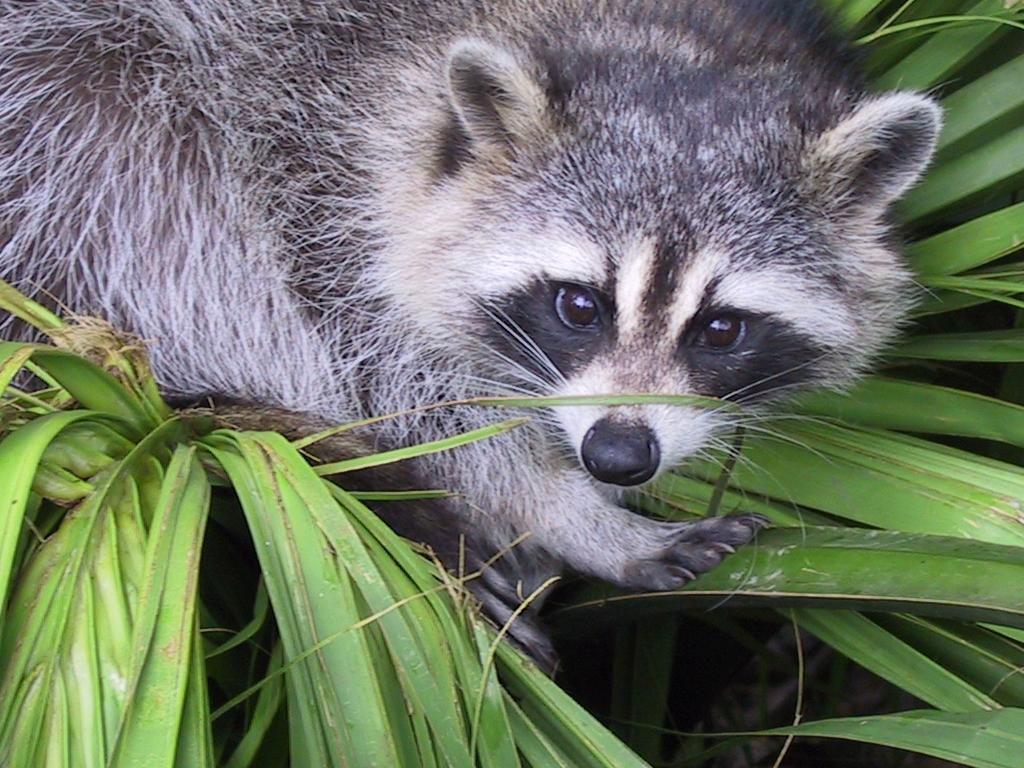
#> input picture D1/ex03/animal.jpeg, 1024 x 768 px
$ python test.py
#> lines starting #> are read from the running program, lines starting #| are printed output that depends on the picture
### D1/ex03/load_image.py
import numpy as np
from PIL import Image
import os

def ft_load(path: str) -> np.ndarray:
    """
    Load an image from the given path, print its format and pixel data.

    Args:
        path (str): Path to the image file.

    Returns:
        np.ndarray: The image represented as a NumPy array.
    """
#> called with path = 'animal.jpeg'
    try:
        # Load the image
        image = Image.open(path)
#> image is the input picture: PIL image 1024x768 RGB; mean R, G, B 110.7, 117.7, 102.1

        # Convert to NumPy array
        array = np.array(image)

        # Print the image dimensions
        print(f"The shape of image is: {array.shape}")
#| The shape of image is: (768, 1024, 3)

        # Print the pixel content
        print(array)
#> (printed output is left out)

        return array

    except FileNotFoundError:
        print("Error: File not found.")
        return None
    except IOError:
        print("Error: Cannot open the image file.")
        return None

### D1/ex03/test.py
import numpy as np
import matplotlib.pyplot as plt
from load_image import ft_load

def zoom_image(image_array, zoom_size=200):
    """
    Calculates the coordinates for zooming on the center of an image and
    returns the zoomed portion of the image.

    Parameters:
        image_array (np.ndarray): Input image as NumPy array
        zoom_size (int): Number of pixels to extend from center in each direction

    Returns:
        np.ndarray: The zoomed portion of the image
    """
#> called with zoom_size = 200
    # Get image dimensions
    height, width = image_array.shape[0], image_array.shape[1]
#> height = 768; width = 1024

    # Find the center of the image
    center_y, center_x = height // 2, width // 2
#> center_y = 384; center_x = 512

    # Calculate slice coordinates ensuring they stay within image boundaries
    y_start = max(0, center_y - zoom_size)
#> y_start = 184
    y_end = min(height, center_y + zoom_size)
#> y_end = 584
    x_start = max(0, center_x - zoom_size)
#> x_start = 312
    x_end = min(width, center_x + zoom_size)
#> x_end = 712

    # Extract and return the zoomed portion
    return image_array[y_start:y_end, x_start:x_end]
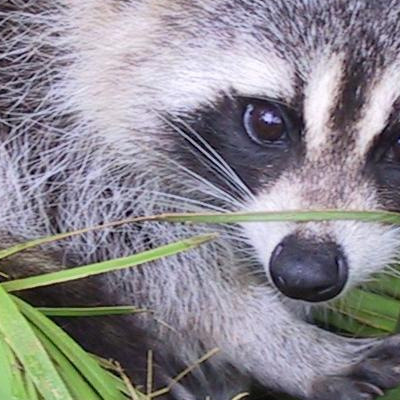
#> returned value: shape (400, 400, 3); mean of channels 0, 1, 2 138.1, 135.5, 141.3; drawn as R, G, B

def extract_first_channel(image):
    """
    Extracts the first channel from an RGB image.
    Parameters: image (np.ndarray): Input RGB image
    Returns: np.ndarray: Single-channel image (first channel only)
    """
    # Check if the image is RGB (3 channels)
    if len(image.shape) == 3 and image.shape[2] == 3:
        # Convert to grayscale by taking only the first channel
        return image[:, :, 0:1]
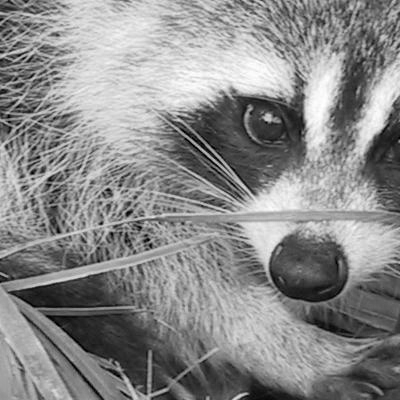
#> returned value: shape (400, 400, 1); min 0, max 255, mean 138.1
#| New shape after slicing: (400, 400, 1)
#> (printed output is left out)
    else:
        # Image is already grayscale or has a different format
        return image

def display_images(original, zoomed):
    """
    Displays the original and zoomed images side by side.
    Parameters:
        original (np.ndarray): Original image array
        zoomed (np.ndarray): Zoomed image array
    """
    # Create figure with two subplots
    plt.figure(figsize=(12, 6))

    # Display original image
    plt.subplot(1, 2, 1)
    plt.title("Original Image")
    plt.imshow(original)
    plt.colorbar()

    # Display zoomed image
    plt.subplot(1, 2, 2)
    plt.title("Zoomed Image")

    # Handle different image formats for display
    if len(zoomed.shape) == 3 and zoomed.shape[2] == 3:
        # RGB image
        plt.imshow(zoomed)
    elif len(zoomed.shape) == 3 and zoomed.shape[2] == 1:
        # Single-channel 3D image
        plt.imshow(zoomed[:, :, 0], cmap='gray')
    else:
        # 2D image
        plt.imshow(zoomed, cmap='gray')

    plt.colorbar()

    # Show the image on screen
    plt.tight_layout()
    plt.show()
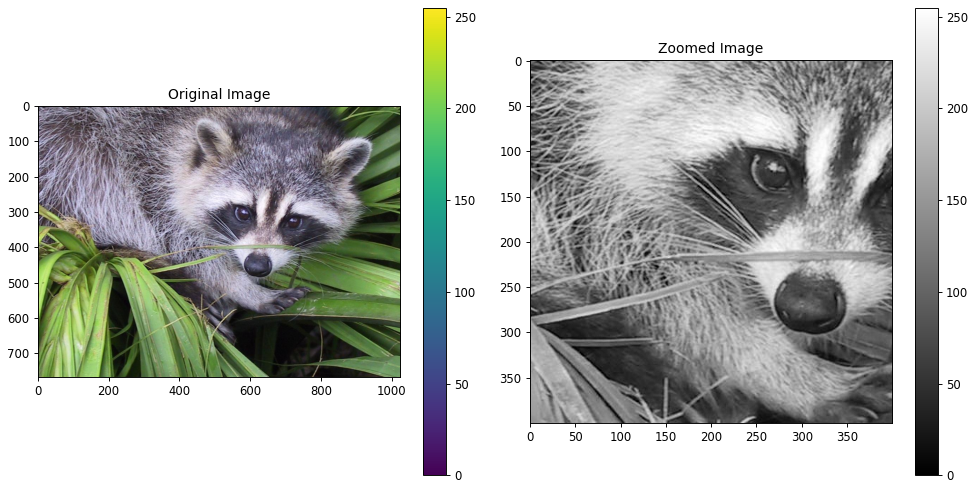
#> figure drawn by matplotlib, 4 panels

def main():
    """
    Main function that processes an image, zooms in, and displays results.
    """
    try:
        # Step 1: Load the image
        image_array = ft_load("animal.jpeg")

        # Exit if loading was unsuccessful
        if image_array is None:
            return

        # Step 2: Apply zooming to image center
        zoomed_image = zoom_image(image_array)

        # Step 3: Extract the first channel
        zoomed_image_channel = extract_first_channel(zoomed_image)

        # Step 4: Print information about the zoomed image
        print(f"New shape after slicing: {zoomed_image_channel.shape}")
        print(zoomed_image_channel)

        # Step 5: Display images
        display_images(image_array, zoomed_image_channel)

    except Exception as e:
        print(f"An error occurred in the program: {e}")

if __name__ == "__main__":
    main()
